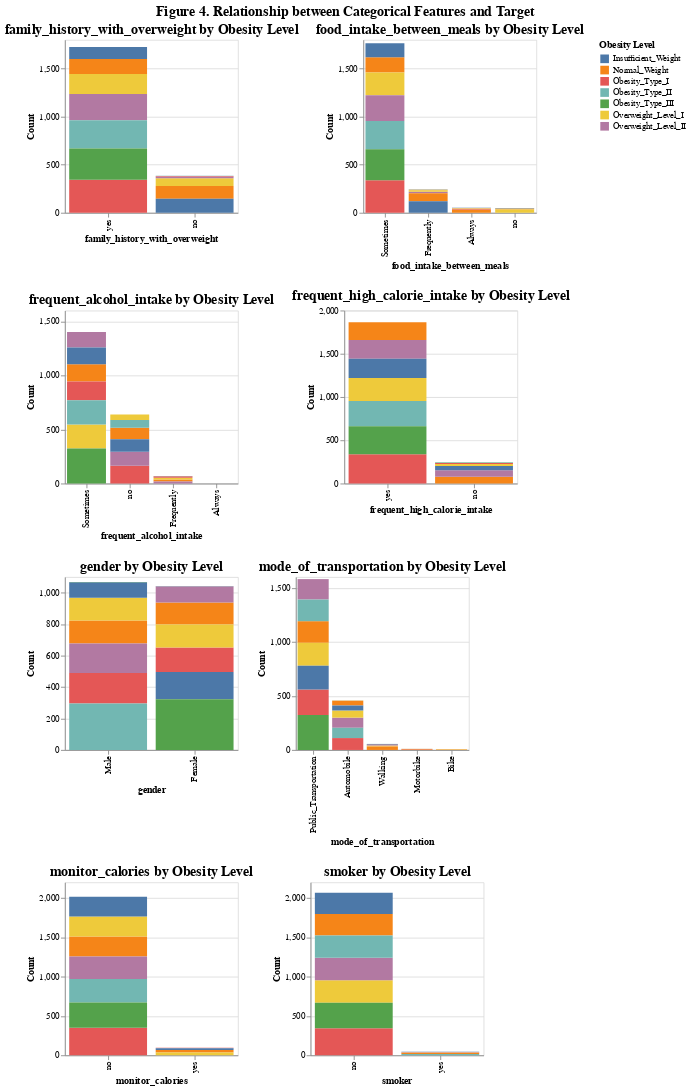

Write notebook code for a chart like this one.
### Code cell
# Plot 4: Relationship between calegorical features and target

# Select binary/categorical features (excluding numeric features)
categorical_features = merged_df.select_dtypes(exclude=['float64', 'int64']).columns.difference(['obesity_level'])

# Create a list to store individual charts
charts = []

# Loop through each categorical feature
for feature in categorical_features:
    # Create a bar chart for the current feature
    chart = alt.Chart(merged_df).mark_bar().encode(
        x=alt.X(f"{feature}:N", title=feature, sort='-y'),  # Sort categories by count (descending)
        y=alt.Y('count():Q', title='Count'),
        color=alt.Color('obesity_level:N', title='Obesity Level'),
        order=alt.Order('count():Q', sort='descending')  # Sort stack order by count, ascending
    ).properties(
        title=f'{feature} by Obesity Level',
        width=200,
        height=200
    )
    charts.append(chart)

# Arrange charts in rows of 2 columns
rows = [alt.hconcat(*charts[i:i+2]) for i in range(0, len(charts), 2)]

# Combine all rows into a vertical concatenation
combined_chart = alt.vconcat(*rows).properties(
    title="Figure 4. Relationship between Categorical Features and Target"
).configure_title(
    fontSize=16,
    anchor='middle',  
    font='Arial'
)

# Display the combined chart
combined_chart
